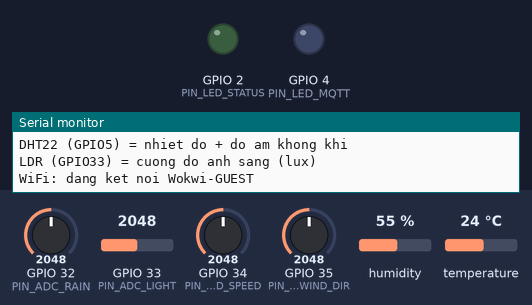
The program below on a simulated ESP32. Shown: output pins drawn as LEDs (lit = HIGH), the last lines printed to the serial monitor. The test bench sets the inputs (shaded band); at power-on: GPIO 32 (PIN_ADC_RAIN) = 2048, GPIO 33 (PIN_ADC_LIGHT) = 2048, GPIO 34 (PIN_ADC_WIND_SPEED) = 2048, GPIO 35 (PIN_ADC_WIND_DIR) = 2048, humidity 55 %, temperature 24 °C. WiFi joins after 1.5 s; servers stay silent unless stated; the local clock reads 2024-03-15 10:24:30 at power-on unless the program sets it; no MQTT or app messages arrive unless stated.

Above: at 0.1 s.
At 2.0 s:
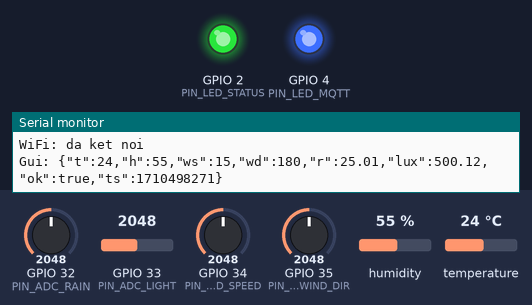
Timing chart, 0 to 3.5 s (numbered marks = the images above):
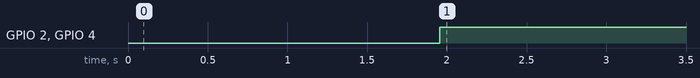

Measured:
- by itself, GPIO 2 (PIN_LED_STATUS), GPIO 4 (PIN_LED_MQTT): LOW → HIGH at 2.0 s

The program:

main.cpp
```cpp
#include <Arduino.h>
#include <WiFi.h>
#include "Config.h"
#include "Sensors.h"
#include "Telemetry.h"
#include "NetworkService.h"
#if DEEP_SLEEP_ENABLE
  #include "esp_sleep.h"
#endif

static Sensors sensors;
static NetworkService network;

void setup() {
  Serial.begin(115200);
  pinMode(PIN_LED_STATUS, OUTPUT);
  pinMode(PIN_LED_MQTT, OUTPUT);
  digitalWrite(PIN_LED_STATUS, LOW);
  digitalWrite(PIN_LED_MQTT, LOW);

  Serial.println(F("Tram thoi tiet mini - khoi dong"));
  Serial.println(F("Num xoay: GPIO34 = gio (m/s), GPIO35 = huong gio (do),"));
  Serial.println(F("          GPIO32 = mua (mm/h)"));
  Serial.println(F("DHT22 (GPIO5) = nhiet do + do am khong khi"));
  Serial.println(F("LDR (GPIO33) = cuong do anh sang (lux)"));
  sensors.begin();

  network.begin();
  // The Wokwi gateway can need a few seconds. Wait for MQTT here so the
  // first sample is published instead of being buffered/lost in a deep-sleep
  // build (the buffer does not survive deep sleep).
  const unsigned long startedMs = millis();
  while (!network.mqttConnected() && millis() - startedMs < 15000UL) {
    network.loop();
    delay(200);
  }
}

void loop() {
  network.loop();

  WeatherReading r = sensors.read();
  digitalWrite(PIN_LED_STATUS, r.sensorOk ? HIGH : LOW);
  digitalWrite(PIN_LED_MQTT, network.mqttConnected() ? HIGH : LOW);

  char payload[128];
  buildTelemetryJson(r, payload, sizeof(payload));

  if (network.publish(MQTT_TOPIC_TELEMETRY, payload)) {
    Serial.print(F("Gui: "));
  } else {
    Serial.print(F("Luu buffer: "));
  }
  Serial.println(payload);

#if DEEP_SLEEP_ENABLE
  digitalWrite(PIN_LED_STATUS, LOW);
  digitalWrite(PIN_LED_MQTT, LOW);
  Serial.println(F("Che do pin: ngu sau..."));
  Serial.flush();
  esp_sleep_enable_timer_wakeup((uint64_t)SLEEP_INTERVAL_S * 1000000ULL);
  esp_deep_sleep_start();
#else
  delay(SAMPLE_INTERVAL_MS);
#endif
}
```

secrets.example.h
```cpp
#pragma once
// Copy this file to include/secrets.h and fill in real values.
// include/secrets.h is git-ignored: NEVER commit real tokens.
//
// For ThingsBoard: this is the device Access Token (copy from the
// device page in the ThingsBoard web UI). For the public HiveMQ demo
// broker any non-empty string works, e.g. "demo".

#define MQTT_USER   "PUT_DEVICE_ACCESS_TOKEN_HERE"
#define MQTT_PASS   ""
```

NetworkService.cpp
```cpp
#include "NetworkService.h"
#include <WiFi.h>
#include <time.h>
#include <stdio.h>
#include "Config.h"

#if __has_include("secrets.h")
  #include "secrets.h"
#else
  #define MQTT_USER "demo"
  #define MQTT_PASS ""
#endif

#ifndef WIFI_SSID
  #define WIFI_SSID "Wokwi-GUEST"
  #define WIFI_PASS ""
#endif

void NetworkService::begin() {
  _mqtt.setServer(MQTT_DEFAULT_SERVER, MQTT_DEFAULT_PORT);
  _mqtt.setKeepAlive(30);
  _mqtt.setSocketTimeout(10);
}

void NetworkService::ensureWiFi() {
  if (WiFi.status() == WL_CONNECTED) return;
  WiFi.mode(WIFI_STA);
  // Channel 6 is the Wokwi-GUEST channel. Passing it skips the WiFi scan,
  // which saves about 4 seconds and keeps the boot cycle inside the timeout.
  WiFi.begin(WIFI_SSID, WIFI_PASS, 6);
  Serial.print(F("WiFi: dang ket noi "));
  Serial.println(WIFI_SSID);
  for (int i = 0; i < 100 && WiFi.status() != WL_CONNECTED; i++) {
    delay(200);
  }
  Serial.println(WiFi.status() == WL_CONNECTED ? F("WiFi: da ket noi") : F("WiFi: KHONG ket noi duoc"));
  configTime(TZ_OFFSET_SEC, 0, NTP_SERVER);
}

void NetworkService::ensureMqtt() {
  if (_mqtt.connected()) return;
  unsigned long now = millis();
  if (now < _nextMqttRetry) return;

  // Use a unique client id: the public demo broker disconnects clients that
  // reuse the same id (for example a second simulator window).
  static char clientId[48];
  snprintf(clientId, sizeof(clientId), "%s-%08X",
           MQTT_CLIENT_ID, (uint32_t)ESP.getEfuseMac());

  if (_mqtt.connect(clientId, MQTT_USER, MQTT_PASS)) {
    _mqttBackoff = MQTT_RECONNECT_MIN_MS;
  } else {
    _mqttBackoff = min(_mqttBackoff * 2, MQTT_RECONNECT_MAX_MS);
    if (_mqttBackoff < MQTT_RECONNECT_MIN_MS) _mqttBackoff = MQTT_RECONNECT_MIN_MS;
    _nextMqttRetry = now + _mqttBackoff;
  }
}

void NetworkService::loop() {
  ensureWiFi();
  ensureMqtt();
  _mqtt.loop();
  if (_mqtt.connected() && !_buffer.empty()) {
    drainBuffer();
  }
}

bool NetworkService::mqttConnected() {
  return _mqtt.connected();
}

bool NetworkService::publish(const char* topic, const char* payload) {
  if (!_mqtt.connected()) {
    _buffer.push(payload);
    return false;
  }
  if (_mqtt.publish(topic, payload)) return true;
  _buffer.push(payload);
  return false;
}

void NetworkService::drainBuffer() {
  char payload[128];
  uint32_t synced = 0;
  while (!_buffer.empty()) {
    if (!_buffer.pop(payload, sizeof(payload))) break;
    if (!_mqtt.publish(MQTT_TOPIC_TELEMETRY, payload)) {
      _buffer.push(payload);
      break;
    }
    synced++;
    delay(20);
  }
  const uint32_t lost = _buffer.dropped();
  _buffer.resetDropped();
  if (synced == 0) return;
  Serial.print(F("Dong bo lai "));
  Serial.print(synced);
  Serial.print(F(" mau tu buffer"));
  if (lost > 0) {
    Serial.print(F(", mat "));
    Serial.print(lost);
    Serial.print(F(" mau do buffer day"));
  }
  Serial.println();
}
```

NetworkService.h
```cpp
#pragma once
#include <Arduino.h>
#include <WiFiClient.h>
#include <PubSubClient.h>
#include "TelemetryBuffer.h"

// WiFi + MQTT connection manager with exponential backoff reconnect.
// Publishes that fail while offline are kept in the ring buffer and
// replayed oldest-first once the connection is back.
class NetworkService {
public:
  void begin();
  void loop();                       // call every iteration; keeps connections alive
  bool mqttConnected();
  bool publish(const char* topic, const char* payload);  // false = buffered for replay
private:
  void ensureWiFi();
  void ensureMqtt();
  void drainBuffer();
  WiFiClient _wifiClient;
  PubSubClient _mqtt{_wifiClient};
  TelemetryBuffer _buffer;
  unsigned long _nextMqttRetry = 0;
  unsigned long _mqttBackoff   = 0;
};
```

Sensors.cpp
```cpp
#include "Sensors.h"
#include <DHT.h>
#include "Config.h"

static DHT dht(PIN_DHT_DATA, DHT22);

bool Sensors::begin() {
  dht.begin();
  return true;
}

// Sorts the window, drops the min and max, averages the rest.
// stable is false when the raw spread is too wide (floating or disconnected input).
uint32_t Sensors::readAdcTrimMean(uint8_t pin, bool& stable) const {
  uint16_t s[ADC_SAMPLES];
  for (int i = 0; i < ADC_SAMPLES; i++) {
    s[i] = analogRead(pin);
    delay(2);
  }
  for (int i = 1; i < ADC_SAMPLES; i++) {
    const uint16_t key = s[i];
    int j = i - 1;
    while (j >= 0 && s[j] > key) {
      s[j + 1] = s[j];
      j--;
    }
    s[j + 1] = key;
  }
  stable = (s[ADC_SAMPLES - 1] - s[0]) <= ADC_STABLE_SPREAD_MAX;
  uint32_t sum = 0;
  for (int i = 1; i < ADC_SAMPLES - 1; i++) sum += s[i];
  return sum / (ADC_SAMPLES - 2);
}

WeatherReading Sensors::read() {
  WeatherReading r;
  r.temperature = dht.readTemperature();
  r.humidity    = dht.readHumidity();
  const bool dhtOk = !isnan(r.temperature) && !isnan(r.humidity);

  bool okSpeed, okDir, okRain, okLight;
  const uint32_t adcSpeed = readAdcTrimMean(PIN_ADC_WIND_SPEED, okSpeed);
  const uint32_t adcDir   = readAdcTrimMean(PIN_ADC_WIND_DIR, okDir);
  const uint32_t adcRain  = readAdcTrimMean(PIN_ADC_RAIN, okRain);
  const uint32_t adcLight = readAdcTrimMean(PIN_ADC_LIGHT, okLight);

  r.windSpeed = (adcSpeed * WIND_SPEED_MAX_MS) / 4095.0F;
  r.windDir   = (int)((adcDir * 360UL) / 4095UL);
  if (r.windDir > 359) r.windDir = 359;
  r.rain      = (adcRain * RAIN_MAX_MMH) / 4095.0F;
  r.light     = (adcLight * LIGHT_MAX_LUX) / 4095.0F;

  r.sensorOk = dhtOk && okSpeed && okDir && okRain && okLight;
  if (!r.sensorOk) {
    Serial.print(F("Cam bien loi: DHT="));
    Serial.print(dhtOk ? 1 : 0);
    Serial.print(F(" gio="));
    Serial.print(okSpeed ? 1 : 0);
    Serial.print(F(" huong="));
    Serial.print(okDir ? 1 : 0);
    Serial.print(F(" mua="));
    Serial.print(okRain ? 1 : 0);
    Serial.print(F(" sang="));
    Serial.println(okLight ? 1 : 0);
  }
  return r;
}
```

Sensors.h
```cpp
#pragma once
#include <Arduino.h>

struct WeatherReading {
  float temperature;   // degC, from DHT22
  float humidity;      // %RH, from DHT22
  float windSpeed;     // m/s, from ADC
  int   windDir;       // degrees 0..359, from ADC
  float rain;          // mm/h, from ADC
  float light;         // lux 0..LIGHT_MAX_LUX, approximated from LDR module
  bool  sensorOk;      // true when DHT22 read succeeded and ADC channels are stable
};

class Sensors {
public:
  bool begin();                    // prepares the DHT22
  WeatherReading read();           // one trimmed-mean sample set
private:
  uint32_t readAdcTrimMean(uint8_t pin, bool& stable) const;
};
```

Telemetry.cpp
```cpp
#include "Telemetry.h"
#include <ArduinoJson.h>
#include <time.h>
#include "Config.h"

size_t buildTelemetryJson(const WeatherReading& r, char* buf, size_t bufSize) {
  JsonDocument doc;
  doc["t"]  = round(r.temperature * 100) / 100.0;
  doc["h"]  = round(r.humidity * 100) / 100.0;
  doc["ws"] = round(r.windSpeed * 100) / 100.0;
  doc["wd"] = r.windDir;
  doc["r"]  = round(r.rain * 100) / 100.0;
  doc["lux"] = round(r.light * 100) / 100.0;
  doc["ok"] = r.sensorOk;
  doc["ts"] = (uint32_t)time(nullptr);
  return serializeJson(doc, buf, bufSize);
}
```

Telemetry.h
```cpp
#pragma once
#include <Arduino.h>
#include "Sensors.h"

// Serializes one WeatherReading into the ThingsBoard telemetry JSON payload.
// Returns the number of bytes written (excluding the terminating NUL).
size_t buildTelemetryJson(const WeatherReading& r, char* buf, size_t bufSize);
```

TelemetryBuffer.cpp
```cpp
#include "TelemetryBuffer.h"

void TelemetryBuffer::push(const char* payload) {
  strncpy(_entries[_head], payload, PAYLOAD_MAX - 1);
  _entries[_head][PAYLOAD_MAX - 1] = '\0';
  _head = (_head + 1) % CAPACITY;
  if (_count < CAPACITY) {
    _count++;
  } else {
    _dropped++;
  }
}

bool TelemetryBuffer::pop(char* out, size_t outSize) {
  if (_count == 0) return false;
  const size_t oldest = (_head + CAPACITY - _count) % CAPACITY;
  strncpy(out, _entries[oldest], outSize - 1);
  out[outSize - 1] = '\0';
  _count--;
  return true;
}
```

TelemetryBuffer.h
```cpp
#pragma once
#include <Arduino.h>

// Fixed-size ring buffer for telemetry payloads published while MQTT is offline.
// Overwrites the oldest entry when full and counts it as dropped.
class TelemetryBuffer {
public:
  static constexpr size_t CAPACITY = 128;
  static constexpr size_t PAYLOAD_MAX = 128;

  void push(const char* payload);
  bool pop(char* out, size_t outSize);
  bool empty() const { return _count == 0; }
  uint32_t dropped() const { return _dropped; }
  void resetDropped() { _dropped = 0; }

private:
  char _entries[CAPACITY][PAYLOAD_MAX];
  size_t _head = 0;
  size_t _count = 0;
  uint32_t _dropped = 0;
};
```

Config.h
```cpp
#pragma once
#include <Arduino.h>

// ======================= Hardware pins =======================
// DHT22 for air temperature + humidity (single-wire digital)
#define PIN_DHT_DATA       5

// Analog inputs (potentiometers on Wokwi, real sensors later)
#define PIN_ADC_WIND_SPEED 34   // 0..30 m/s
#define PIN_ADC_WIND_DIR   35   // 0..359 degrees
#define PIN_ADC_RAIN       32   // 0..50 mm/h
#define PIN_ADC_LIGHT      33   // 0..1000 lux (LDR module, approximated)

// Status LEDs
#define PIN_LED_STATUS     2    // ON when all sensors read OK
#define PIN_LED_MQTT       4    // ON when connected to broker

// ======================= Sampling =======================
#define SAMPLE_INTERVAL_MS 5000UL
#define ADC_SAMPLES        10   // averaged per reading

// ======================= Weather scaling =======================
#define WIND_SPEED_MAX_MS  30.0f
#define RAIN_MAX_MMH       50.0f
#define LIGHT_MAX_LUX      1000.0f

// ======================= MQTT =======================
// ThingsBoard-compatible: Access Token as MQTT username, empty password.
// Topic is the ThingsBoard telemetry endpoint.
#define MQTT_DEFAULT_SERVER   "broker.hivemq.com"
#define MQTT_DEFAULT_PORT     1883
#define MQTT_TOPIC_TELEMETRY  "v1/devices/me/telemetry"
#define MQTT_RECONNECT_MIN_MS 2000UL
#define MQTT_RECONNECT_MAX_MS 30000UL

// Client identifier (kept short; unique per workshop not required for public demo broker)
#define MQTT_CLIENT_ID        "tram-thoi-tiet-mini"
#define DEVICE_NAME           "tram-mini-01"

// ======================= Time sync =======================
#define NTP_SERVER        "pool.ntp.org"
#define TZ_OFFSET_SEC     (7L * 3600L)   // GMT+7

// ======================= ADC signal quality =======================
#define ADC_STABLE_SPREAD_MAX 3000  // max-min inside one sampling window; wider = floating/disconnected input

// ======================= Power: deep sleep (battery mode) =======================
// 0 = demo mode: continuous sampling every SAMPLE_INTERVAL_MS
// 1 = battery mode: one read/publish cycle, then deep sleep for SLEEP_INTERVAL_S (wake = reboot)
// Note: RAM is cleared by deep sleep, so the telemetry buffer does not survive sleep.
// Keep 0 for the Wokwi/dashboard demo; set 1 for the battery-mode demonstration.
#define DEEP_SLEEP_ENABLE 0
#define SLEEP_INTERVAL_S  60
```
